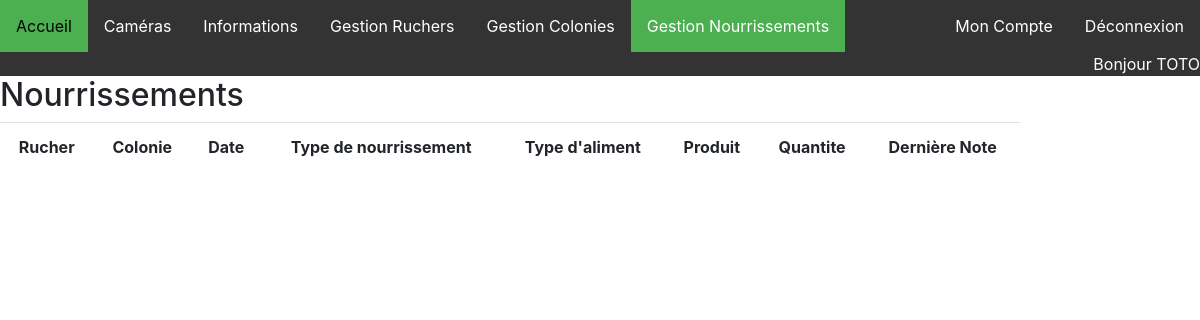
Page /afficherNourrissements (signed in) on the earlier database version.
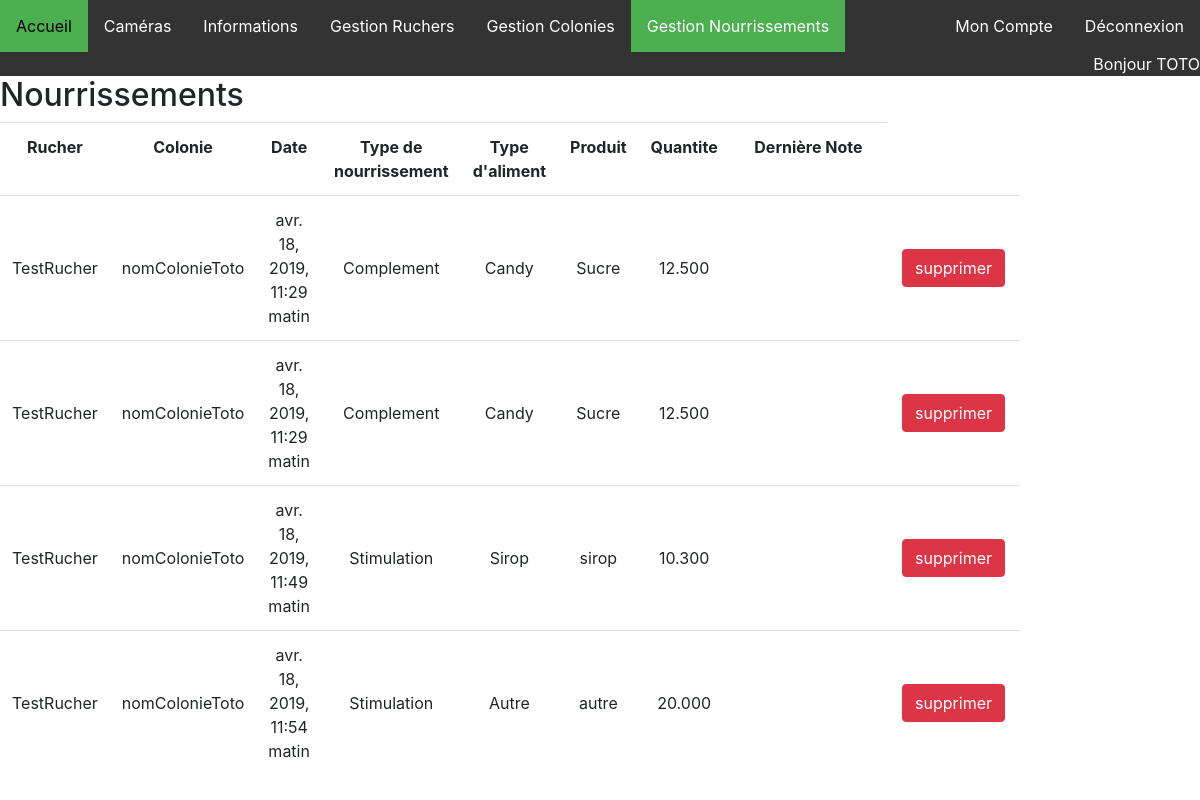
Same page on the later database version.
### ruches/models.py (models this page shows, shortened)
class Nourrissement(models.Model):
    colonie = models.ForeignKey(Colonie, on_delete=models.CASCADE)
    date = models.DateTimeField(default=datetime.datetime.now)
    typeNourrissement = models.ForeignKey(TypeNourrissement, on_delete=models.CASCADE, null=True)
    typeAliment = models.ForeignKey(TypeAliment, on_delete=models.CASCADE, null=True)
    produit = models.CharField(max_length=200, null=True)
    quantite = models.DecimalField(max_digits=12, decimal_places=3, null=True)
    note = models.CharField(max_length=1024, null=True)

class Colonie(models.Model):
    nom = models.CharField(max_length=200)
    rucher = models.ForeignKey(Rucher, on_delete=models.CASCADE)
    type = models.ForeignKey(TypeRuche, on_delete=models.CASCADE)
    nombre_de_cadres = models.CharField(max_length=20)
    date = models.DateTimeField(default=datetime.datetime.now)
    remarque = models.CharField(max_length=1024, null=True)

class Rucher(models.Model):
    nom = models.CharField(max_length=200, unique=True)
    user = models.ForeignKey(User, on_delete=models.CASCADE, null=True)
    adresseP = models.CharField(max_length=200, default='')
    adresseS = models.CharField(max_length=200, null=True, default='')
    codePostal = models.CharField(max_length=5, default='')
    ville = models.CharField(max_length=200, default='')

class TypeNourrissement(models.Model):
    nom = models.CharField(max_length=200)
    def __str__(self):
        return self.nom

class TypeAliment(models.Model):
    nom = models.CharField(max_length=200)
    def __str__(self):
        return self.nom

### ruches/views.py (the view)
# urls.py: path('afficherNourrissements', views.afficherNourrissement, name='afficherNourrissements'),
def afficherNourrissement(request):
    nourrissementsObj = Nourrissement.objects.all()
    nourrissements = []
    for n in nourrissementsObj:
        if n.typeNourrissement is None:
            n.delete()
        else:
            nourrissements.append(n)
    return render(request, 'Apiculteurs/afficherNourrissements.html', {'nourrissements': nourrissements})

### templates/Apiculteurs/afficherNourrissements.html (shortened to what this page needs)
{% load static %}
<!DOCTYPE html>
<html lang="fr">
<head>
    <link rel="stylesheet" type="text/css" href="{% static 'ProjetRuches/css/style.css' %}">
    <link rel="stylesheet" href="https://stackpath.bootstrapcdn.com/bootstrap/4.1.3/css/bootstrap.min.css"
>
</head>
<body>
<ul class="navbarMenu">
    <li class="liNavBar"><a href="home">Accueil</a></li>
    <li class="liNavBar"><a href="camerasUser">Caméras</a></li>
    <li class="liNavBar"><a href="informationsUser">Informations</a></li>
    {% if user.is_authenticated %}
    <li class="dropdown2">
        <a href="afficherRuchers" class="dropbtn">Gestion Ruchers</a>
    </li><li class="dropdown2">
        <a href="afficherColonies" class="dropbtn">Gestion Colonies</a>
    </li><li class="dropdown2">
        <a href="/afficherNourrissements" class="dropbtn active">Gestion Nourrissements</a>
    </li>
    <li class="right liNavBar"><a href="{% url 'logout' %}">Déconnexion</a></li>
    <li class="right liNavBar"><a href="/monCompte">Mon Compte</a></li>
    {% if user.is_superuser %}
    <li class="right liNavBar"><a href="showUsersAdmin">Administration</a></li>
    <li class="right liNavBar">Bonjour {{ user.username }} (superuser)</li>
    {% else %}
    <li class="right liNavBar">Bonjour {{ user.username }}</li>
    {% endif %}
    {% else %}
    <li class="right liNavBar"><a href="{% url 'login' %}">Connexion</a></li>
    <li class="right liNavBar"><a href="inscription">Inscription</a></li>
    {% endif %}
</ul>
<div>
    <h2>Nourrissements</h2>
    {% if user.is_authenticated %}
    <div class="table-responsive" style="padding-right: 15%">
        <table class="table table-hover" style="text-align: center">
            <tr>
                <th>Rucher</th>
                <th>Colonie</th>
                <th>Date</th>
                <th>Type de nourrissement</th>
                <th>Type d'aliment</th>
                <th>Produit</th>
                <th>Quantite</th>
                <th>Dernière Note</th>
            </tr>
            {% for nourrissement in nourrissements %}
            {% if nourrissement.colonie.rucher.user == user or user.is_staff%}
            <tr>
                <td style="vertical-align: middle">{{ nourrissement.colonie.rucher.nom }}</td>
                <td style="vertical-align: middle">{{ nourrissement.colonie.nom }}</td>
                <td style="vertical-align: middle">{{ nourrissement.date }}</td>
                <td style="vertical-align: middle">{{ nourrissement.typeNourrissement }}</td>
                <td style="vertical-align: middle">{{ nourrissement.typeAliment }}</td>
                <td style="vertical-align: middle">{{ nourrissement.produit }}</td>
                <td style="vertical-align: middle">{{ nourrissement.quantite }}</td>
                <td style="vertical-align: middle; width: 350px">{{ nourrissement.note }}</td>
                <td style="vertical-align: middle; width: 150px">
                    <form id="formDel" method="post" onsubmit="return validateRucher(this,'{{nourrissement.id}}')" style="display: inline-block"
                          action="{% url 'validSupprimerNourrissement' nourrissement.id %}">
                        <button type="submit" class="btn btn-danger m-0">supprimer</button>
                    </form>
                </td>
            </tr>
            {% endif %}
            {% endfor %}
        </table>
    </div>
    {% else %}
    <p>You are not logged</p>
    {% endif %}
</div>
</body>
</html>

### static/ProjetRuches/css/style.css (style rules this page uses)
body { margin: 0; }
ul.navbarMenu { list-style-type: none; margin: 0; padding: 0; overflow: hidden; background-color: #333; }
li.liNavBar { float: left; }
ul.navbarMenu li.right { float: right; color: white }
li.liNavBar a { text-decoration: none; }
li.liNavBar a, .dropbtn { display: inline-block; color: white; text-align: center; padding: 14px 16px; text-decoration: none; }
li.dropdown2 { display: inline-block; }
.active { background-color: #4CAF50; }

Differences in the rows shown:
added Nourrissement: colonie.rucher.nom "TestRucher", colonie.nom "nomColonieToto", date "avr. 18, 2019, 11:29 matin", typeNourrissement "Complement", typeAliment "Candy", produit "Sucre", quantite "12.500"
added Nourrissement: colonie.rucher.nom "TestRucher", colonie.nom "nomColonieToto", date "avr. 18, 2019, 11:29 matin", typeNourrissement "Complement", typeAliment "Candy", produit "Sucre", quantite "12.500"
added Nourrissement: colonie.rucher.nom "TestRucher", colonie.nom "nomColonieToto", date "avr. 18, 2019, 11:49 matin", typeNourrissement "Stimulation", typeAliment "Sirop", produit "sirop", quantite "10.300"
added Nourrissement: colonie.rucher.nom "TestRucher", colonie.nom "nomColonieToto", date "avr. 18, 2019, 11:54 matin", typeNourrissement "Stimulation", typeAliment "Autre", produit "autre", quantite "20.000"
